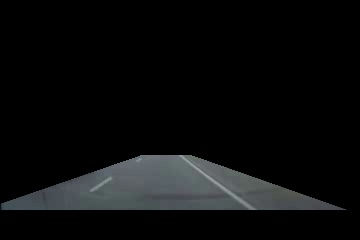
#> input picture 26x/bev_to_src_3_forward.jpg, 360 x 240 px
$ python clustering02_llava_CMU_mono.py --image bev_to_src_3_forward.jpg
#> lines starting #> are read from the running program, lines starting #| are printed output that depends on the picture
# -*- coding: utf-8 -*-
"""
Single-image LLaVA Yes/No tester
- 指定した1枚の画像に対して、24コンテキストの Yes/No を問い合わせ
- 端末表示 + JSON/CSV 保存
- 本体スクリプトと同じ正規化・timeout/retry/backoff を実装

使い方:
  python test_single_llava_yesno.py --image "C:\\Users\\s1280\\Desktop\\SHRP2rawdata\\central_frames_clustering_v7\\clustered_images\\cluster_02\\scene_318_center.jpg"
"""

import os, io, re, json, time, base64, random, argparse, requests
from typing import List, Dict
from PIL import Image
import pandas as pd
import numpy as np

# ====== 設定（本体と合わせる） ======
OLLAMA_URL   = "http://localhost:11434/api/generate"
LLAVA_MODEL  = "llava:latest"
TIMEOUT_SEC  = 30
MAX_RETRIES  = 3
BACKOFF_BASE = 1.6
SLEEP_BETWEEN_CALLS = 0.03  # 質問間のわずかな待機（任意）

IMG_SIZE     = 224
JPEG_QUALITY = 40

SEED = 42
random.seed(SEED)
np.random.seed(SEED)

# === コンテキスト（24） ===
CONTEXTS = [
    "daytime", "night-time", "twilight", "sunny", "rainy", "snowy", "foggy", "dust/sandstorm",
    "trees overhead", "paved road", "lane markers visible", "off road", "parking lot", "indoors",
    "outdoors", "tunnel", "urban canyon", "rural area", "city", "highway", "construction zone",
    "heavy traffic", "bridge", "underpass"
]

def _normalize_yesno(raw: str) -> str:
    if not raw:
        return "Unknown"
    s = str(raw).strip().lower()
    if re.fullmatch(r"(yes|yes\.)", s): return "Yes"
    if re.fullmatch(r"(no|no\.)",  s): return "No"
    if ("yes" in s) and ("no" not in s): return "Yes"
    if ("no"  in s) and ("yes" not in s): return "No"
    return "Unknown"

def _ask_llava_once(payload: Dict) -> (bool, str):
    try:
        resp = requests.post(OLLAMA_URL, json=payload, timeout=TIMEOUT_SEC)
        resp.raise_for_status()
        # JSON優先
        try:
            data = resp.json()
            return True, str(data.get("response", ""))
        except Exception:
            txt = resp.text
            m = re.search(r'"response"\s*:\s*"([^"]*)"', txt)
            return True, (m.group(1) if m else txt)
    except Exception as e:
        return False, str(e)

def ask_llava_yesno_b64(img_b64: str, question: str) -> str:
    payload = {
        "model": LLAVA_MODEL,
        "prompt": f"{question} Answer only Yes or No.",
        "images": [img_b64],
        "stream": False,
        "options": {"temperature": 0.0}
    }
    for t in range(MAX_RETRIES):
        ok, raw = _ask_llava_once(payload)
        if ok:
            ans = _normalize_yesno(raw)
            if ans != "Unknown":
                return ans
        time.sleep((BACKOFF_BASE ** t) * 0.3 + random.uniform(0, 0.1))
    return "Unknown"

def encode_image_b64(image_path: str) -> str:
#> called with image_path = 'bev_to_src_3_forward.jpg'
    img = Image.open(image_path).convert("RGB").resize((IMG_SIZE, IMG_SIZE))
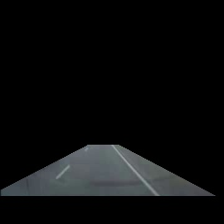
#> img: PIL image 224x224 RGB; mean R, G, B 11.4, 12.3, 12.7
    buf = io.BytesIO()
    img.save(buf, format="JPEG", quality=JPEG_QUALITY)
    return base64.b64encode(buf.getvalue()).decode("utf-8")

def main():
    parser = argparse.ArgumentParser()
    parser.add_argument("--image", type=str, required=True,
                        help="テストする画像のフルパス")
    parser.add_argument("--save_dir", type=str, default=None,
                        help="保存先（省略時は画像と同じディレクトリに llava_single_results）")
    args = parser.parse_args()

    image_path = args.image
    if not os.path.exists(image_path):
        raise SystemExit(f"画像が見つかりません: {image_path}")

    # 保存先
    if args.save_dir is None:
        base_dir = os.path.dirname(image_path)
        save_dir = os.path.join(base_dir, "llava_single_results")
    else:
        save_dir = args.save_dir
    os.makedirs(save_dir, exist_ok=True)

    img_name = os.path.basename(image_path)
    base, _ = os.path.splitext(img_name)

    # 画像エンコードは1回のみ
    try:
        img_b64 = encode_image_b64(image_path)
    except Exception as e:
        raise SystemExit(f"画像の読み込み/エンコードに失敗: {e}")

    # 24問を順番に実行
    qa_list = []
    print(f"\n🖼 Image: {image_path}")
    for ctx in CONTEXTS:
        q = f"Is this {ctx}?"
        pred = ask_llava_yesno_b64(img_b64, q)
        qa_list.append({"question": q, "pred": pred})
        print(f"   {ctx:20s}: {pred}")
        time.sleep(SLEEP_BETWEEN_CALLS)

    # 端末に見やすい表（Yes/No/Unknown）
    df = pd.DataFrame({
        "question": [qa["question"] for qa in qa_list],
        "pred":     [qa["pred"] for qa in qa_list],
    })
    print("\n=== Results (table) ===")
    print(df.to_string(index=False))

    # JSON保存
    out_json = os.path.join(save_dir, f"{base}_llava_qa.json")
    with open(out_json, "w", encoding="utf-8") as f:
        json.dump({
            "image": img_name,
            "path": image_path,
            "qa_results": qa_list
        }, f, ensure_ascii=False, indent=2)
    print(f"\n✅ JSON saved: {out_json}")

    # CSV保存（1行＝この画像、列＝各質問）
    row = {"image": img_name, "path": image_path}
    for qa in qa_list:
        row[qa["question"]] = qa["pred"]
    df_row = pd.DataFrame([row])
    out_csv = os.path.join(save_dir, f"{base}_llava_qa.csv")
    df_row.to_csv(out_csv, index=False, encoding="utf-8-sig")
    print(f"✅ CSV saved:  {out_csv}")

    print("\n🎉 Done.")

if __name__ == "__main__":
    main()
#> (the call stopped at in _ask_llava_once, `resp = requests.post(OLLAMA_URL, json=payload, timeout=TIMEOUT_SEC)`: requests is not available in this run)
